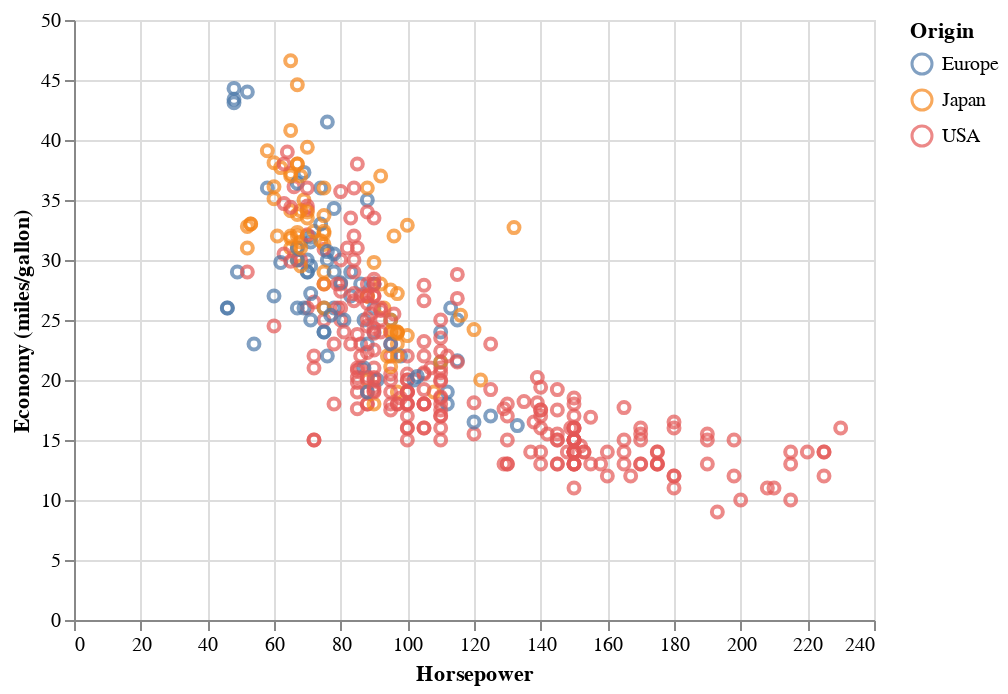

The code cell stored with this chart in its notebook:
### Code cell
alt.Chart(df).mark_point().encode(
    alt.X('Horsepower'),
    alt.Y('Miles_per_Gallon', title='Economy (miles/gallon)'),
    color='Origin',
    tooltip=['Name', 'Origin', 'Horsepower', 'Miles_per_Gallon']
)

### Figure 1 — Vega-Lite specification as saved in the notebook (floating-point values rounded to 4 significant figures; data arrays with more than 128 entries replaced by an {"elided": "..."} marker saying what was removed)
{"config": {"view": {"continuousWidth": 400, "continuousHeight": 300}}, "data": {"name": "data-f02450ab61490a1363517a0190416235"}, "mark": "point", "encoding": {"color": {"field": "Origin", "type": "nominal"}, "tooltip": [{"field": "Name", "type": "nominal"}, {"field": "Origin", "type": "nominal"}, {"field": "Horsepower", "type": "quantitative"}, {"field": "Miles_per_Gallon", "type": "quantitative"}], "x": {"field": "Horsepower", "type": "quantitative"}, "y": {"field": "Miles_per_Gallon", "title": "Economy (miles/gallon)", "type": "quantitative"}}, "$schema": "https://vega.github.io/schema/vega-lite/v4.17.0.json", "datasets": {"data-f02450ab61490a1363517a0190416235": {"elided": "406 records"}}}
